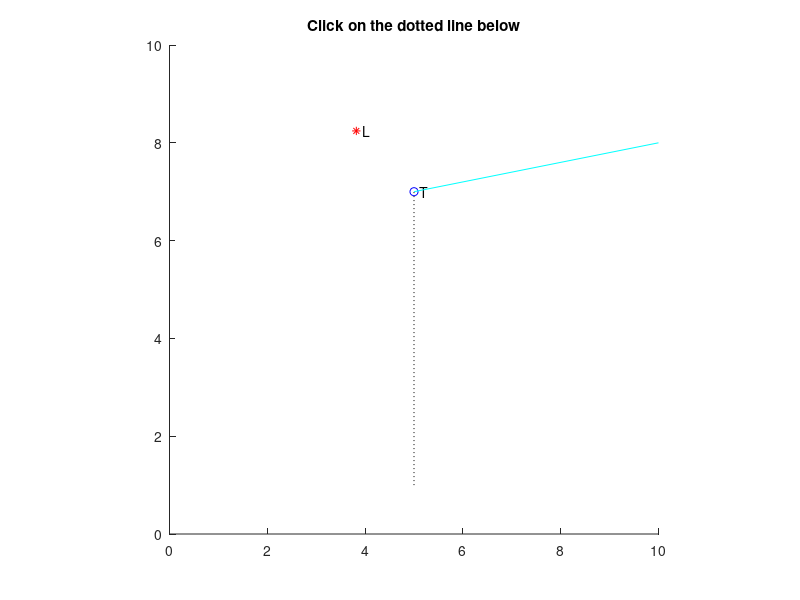

The MATLAB source for this figure: (Note: this script raises an error after producing the figure.)
% Aditya Agashe
% CS 1112 - 001 
% Professor: Dr. Daisy Fan
% Problem Set 1: Question 2: calcShadow
% Position a light source and a box in a room and determine the extent of
% the shadow cast by the box.

% Set up the window
close all         % Close all previous figure windows
figure            % Start a new figure window
hold on           % Keep the same set of axes (multiple plots on same axes)
axis equal        % unit lengths on x- and y-axis are equal
axis([0 10 0 10]) % x-axis limits [0,10], y-axis limits [0,10]

% Top left corner of box, point T
xt=5;  yt=7;
plot(xt, yt, 'bo')           % Format Blue circle
plot([xt xt], [1 yt], 'k:')  % Format blacK dotted line
text(xt, yt, '  T')

%%% Do not change the code above %%%
%%%%%%%%%%%%%%%%%%%%%%%%%%%%%%%%%%%%
%%% Modify the code below %%%%%%%%%%

% Light source, point L
xL=rand*5;  yL=(rand*3)+7;
plot(xL, yL, 'r*')           % format Red asterisk
text(xL, yL, '  L')

% Draw a cyan solid line from point T to (10,8))
plot([xt 10],[yt 8], 'c-')

% User-clicked point
title('Click on the dotted line below')
[xu, yu]= ginput(1);
plot(5, yu, 'm+')          % Format Magenta cross
text(5, yu, '  U')
messageToShow= sprintf('You clicked at (%.1f,%.1f)', xu, yu);
title(messageToShow)

%Draw in rectangle
plot([5 5], [7 yu ], 'k') %T to U
plot ([5 10], [yu yu], 'k') %U to bottom right point
plot ([10 10], [yu 7], 'k') %bottom right point to upper right point
plot ([10 5], [7 7], 'k') %upper right point to T

slope = ((yL-yu)/(xL-5)); %Slope of line from L to U

testy = (5*slope)+yu; %value of y-coordinate of intersection point in if statement
testx = 5-(yu/slope); %value of x-coordinate of intersection point in else statement
if (testy>=0)
    plot([xL 10], [yL testy], 'r:') %red dotted line to edge
    plot([10 10],[yu testy],'b-','LineWidth',3) %plot blue shadow edge 
else
    plot([xL testx], [yL 0], 'r:') %red dotted line to edge
    plot([10 10],[yu 0],'b-','LineWidth',3) %plot blue shadow y edge
    plot([10 testx],[0 0],'b-','LineWidth',3) %plot blue shadow x edge
end
    
messageToShow= sprintf('The Light Source is at (%.1f,%.1f)', xL, yL); %display light source coordinates
title(messageToShow) %update title




%%%%%%%%%%%%%%%%%%%%%%%%%%%%%%%%%%%%
%%% Do not change the code below %%%

hold off